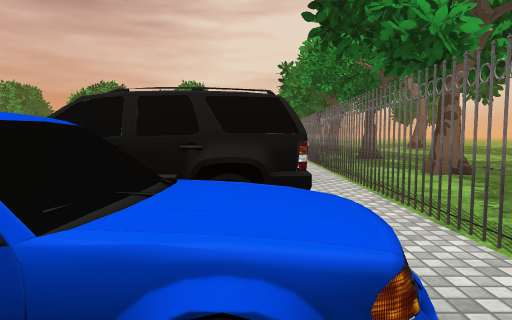
View 1 (above)

24 first-person views from a walk through a 3-D level made in the Unity game engine. The camera is 1.2 m above the floor, tilts 4° down and sees 75° across. The floor is counted in squares, 2 m on a side. Each view is taken from the middle of a square. On the plan, view 1 faces up. The plan holds only what a view shows up to about 10 squares ahead; the rest is blank. The place goes on beyond the plan. The terrain is drawn as flat ground. The player is left out. Some surface patterns are stand-ins.

View 2
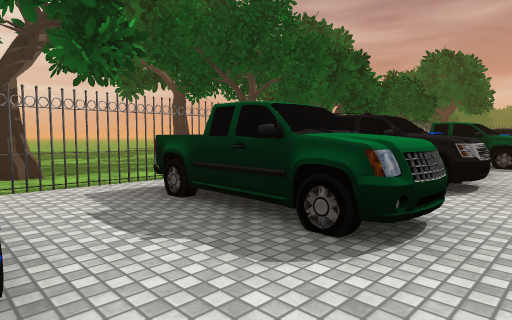

View 3
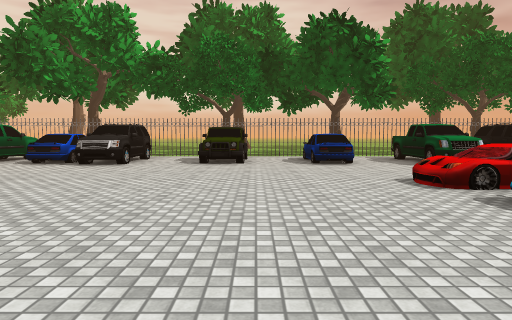

View 4
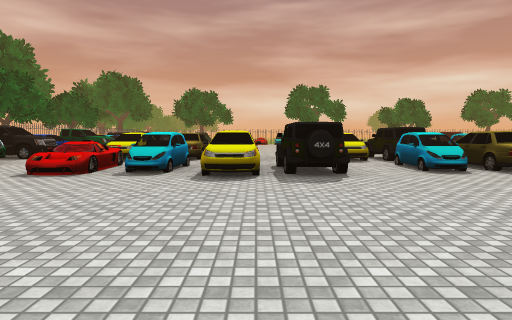

View 5
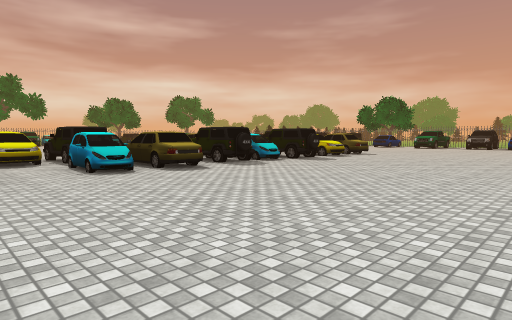

View 6
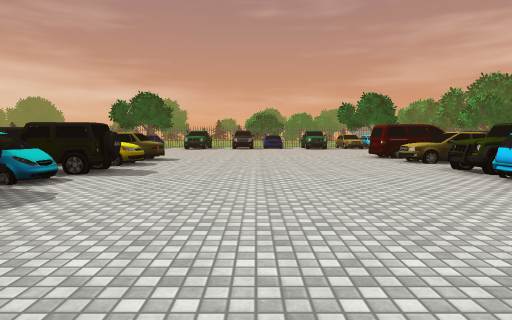

View 7
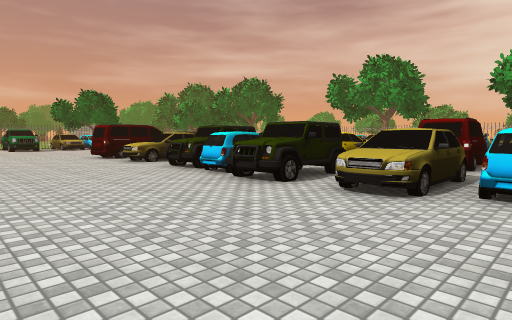

View 8
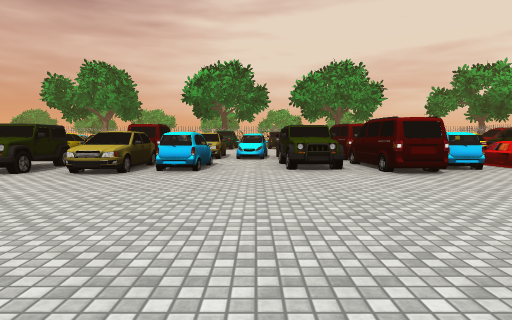

View 9
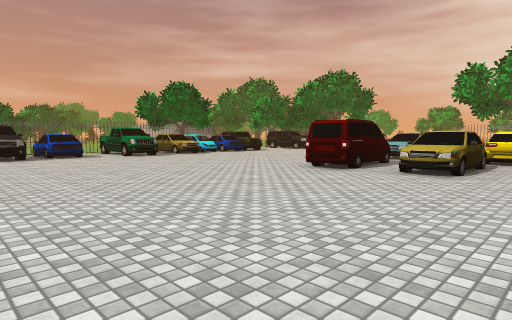

View 10
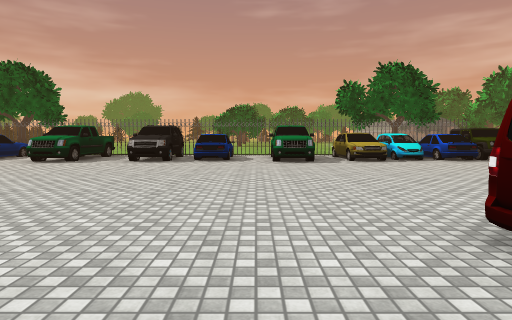

View 11
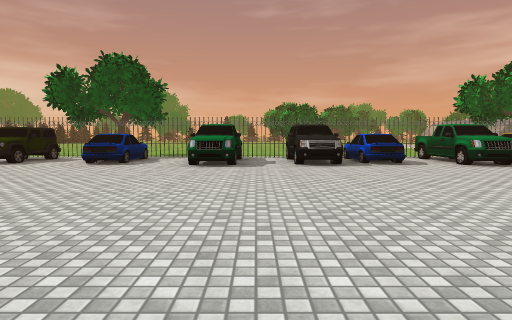

View 12
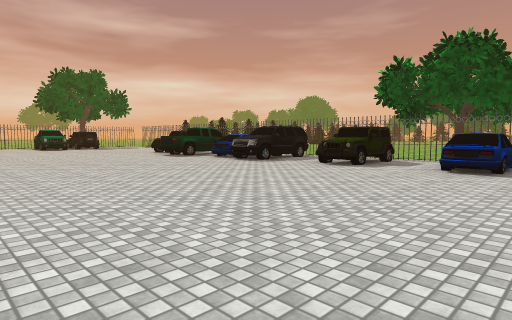

View 13
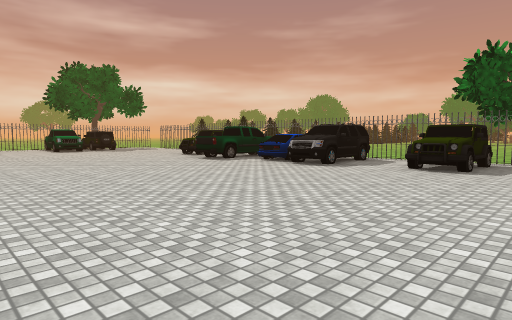

View 14
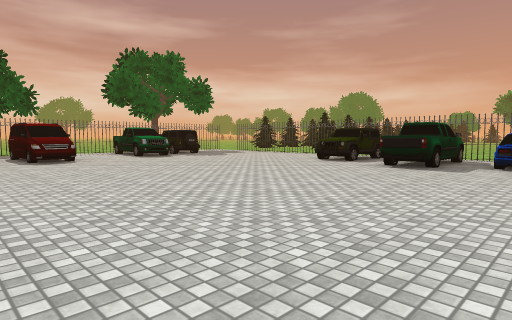

View 15
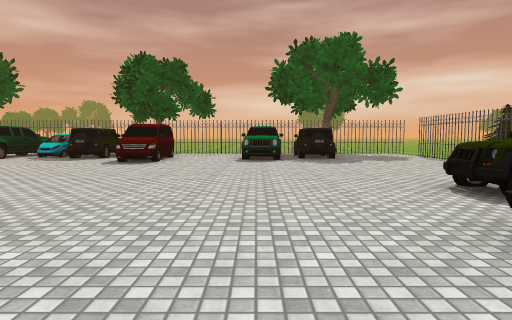

View 16
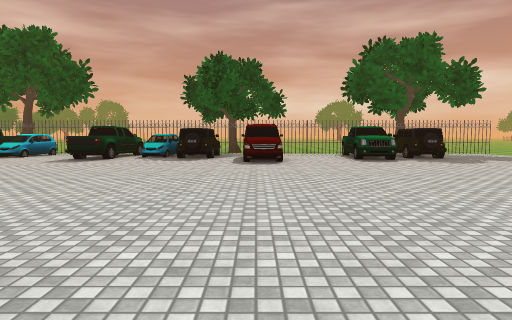

View 17
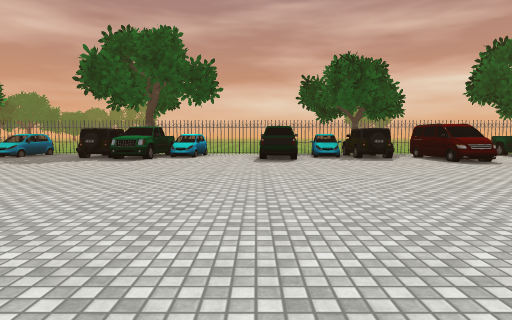

View 18
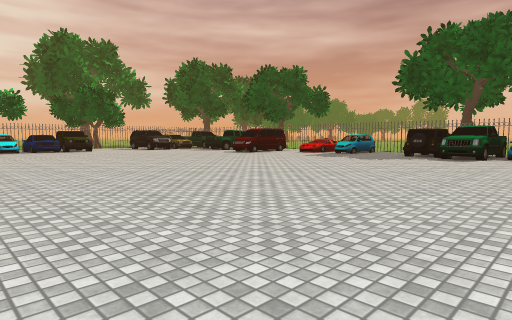

View 19
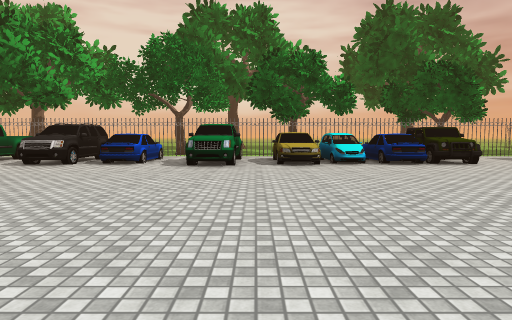

View 20
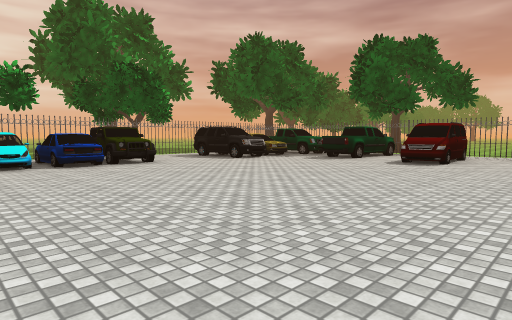

View 21
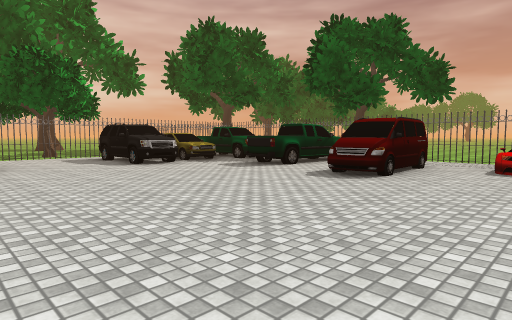

View 22
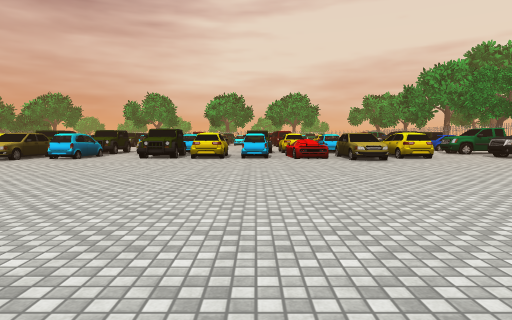

View 23
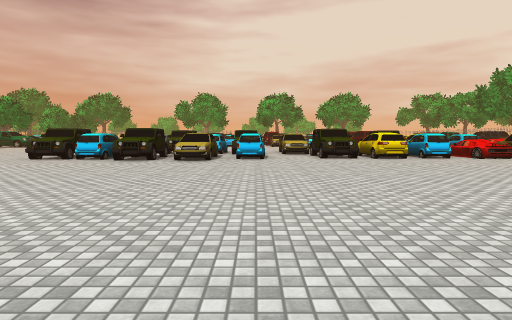

View 24
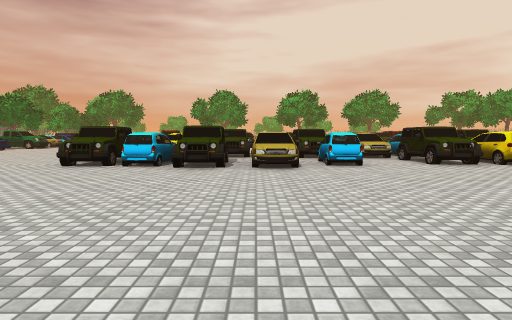

### Floor plan
Key: @ floor where view 1 was taken; # wall or solid block; x gap in a wall; . floor; = window, fence, low wall or low ledge; ^ raised ledge; T tree; W wheel; O other object.
Columns run from 31 left of view 1 to 8 right of it. Each row starts with its distance up from view 1.
 14  x^^^..... #^. # W ^^.## ^^ ..==
 13   ........##^.^###^^=.^##^ ..=##
 12  .^#^............W=..........^##
 11  #..............................
 10  x= ..........................# # T. ..
  9  ###=.........................O.#... ..
  8  ###^...........................#.....
  7  #....................#^=.=..=#=x....
  6   ^#^......^.^O##W^^^.#O^=^.....#.T..
  5  #.........^ ^^###^^=.^^#^O..^#^x.......
  4  #= .......   ... .##^  # ^..x..#.......
  3 T# x.......#x^O^^^.##^^=#^^..^###......
  2 .#.x.......^^O#^^=.^O^=^^^^..^###.
  1 .#O#..........^=.........^...===
  0  #.............................@
 -1  ###^...... .................^#^
 -2    #^...........................
 -3  # ^........ ................^^^
 -4  x^#^....... .................= #
 -5    #^........................===#
 -6  ##^.........................=^ #
 -7    #.........................O###
 -8    .............................x..
 -9    .............................# T
-10  x...........................^#x#
-11  #.......^...........  ..^...^^
-12  #..#.^..#.#.^^..^O#.. ..#.#.^#
-13  #.. x#..#.#=##.=#O .= ^.#.#.^
-14                  ^     ^.. ^
-15                        ###

Where each view was taken, in squares from view 1:
view 1: 0 up, 0 right, facing up
view 2: 7 up, 3 left, facing down-right
view 3: 9 up, 9 left, facing right
view 4: 12 up, 8 left, facing down
view 5: 12 up, 9 left, facing down-left
view 6: 9 up, 11 left, facing left
view 7: 9 up, 11 left, facing up-left
view 8: 7 up, 10 left, facing up
view 9: 7 up, 17 left, facing up-left
view 10: 11 up, 19 left, facing left
view 11: 7 up, 20 left, facing left
view 12: 5 up, 21 left, facing down-left
view 13: 3 up, 21 left, facing down-left
view 14: 2 down, 20 left, facing down-left
view 15: 3 down, 25 left, facing down
view 16: 3 down, 22 left, facing down
view 17: 3 down, 17 left, facing down
view 18: 2 down, 16 left, facing down-right
view 19: 2 down, 9 left, facing right
view 20: 3 down, 9 left, facing down-right
view 21: 6 down, 9 left, facing down-right
view 22: 7 down, 9 left, facing up
view 23: 7 down, 14 left, facing up
view 24: 5 down, 16 left, facing up
